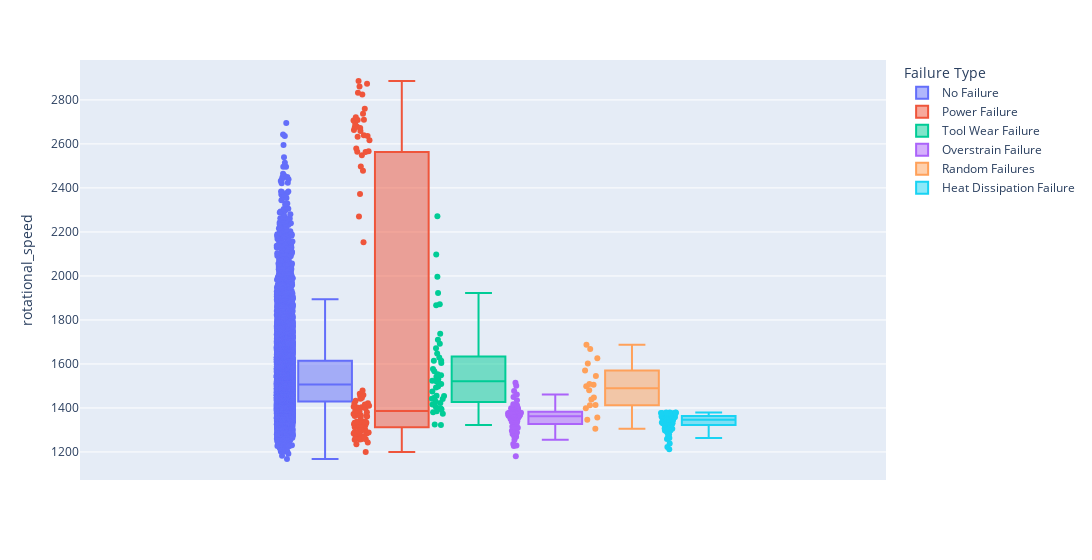

The code cell stored with this chart in its notebook:
### Code cell
create_histogram('rotational_speed')

### Figure 1 — Plotly figure (JSON) as saved in the notebook; plotly's stock layout.template omitted (floating-point values rounded to 4 significant figures; data arrays with more than 128 entries replaced by an {"elided": "..."} marker saying what was removed)
{"data": [{"alignmentgroup": "True", "boxpoints": "all", "hovertemplate": "Failure Type=No Failure<br>rotational_speed=%{y}<extra></extra>", "legendgroup": "No Failure", "marker": {"color": "#636efa"}, "name": "No Failure", "notched": false, "offsetgroup": "No Failure", "orientation": "v", "showlegend": true, "type": "box", "x0": " ", "xaxis": "x", "y": {"elided": "9652 int values"}, "y0": " ", "yaxis": "y"}, {"alignmentgroup": "True", "boxpoints": "all", "hovertemplate": "Failure Type=Power Failure<br>rotational_speed=%{y}<extra></extra>", "legendgroup": "Power Failure", "marker": {"color": "#EF553B"}, "name": "Power Failure", "notched": false, "offsetgroup": "Power Failure", "orientation": "v", "showlegend": true, "type": "box", "x0": " ", "xaxis": "x", "y": [2861, 1410, 1433, 2678, 1421, 1420, 2564, 1399, 2874, 1336, 2833, 1235, 2270, 1319, 2721, 1386, 1258, 1296, 2153, 1243, 2737, 1479, 1268, 2886, 1313, 2567, 1301, 1258, 2549, 1446, 1372, 1267, 1320, 1367, 1324, 2563, 2760, 2639, 2672, 1338, 2709, 1442, 1333, 1454, 2691, 1331, 1284, 2372, 2825, 1284, 1386, 1365, 2676, 2663, 1337, 1284, 2497, 2659, 1271, 2706, 1262, 1288, 1257, 1404, 1290, 1364, 1356, 1282, 1405, 1312, 1368, 1309, 1336, 2636, 1322, 2478, 2633, 1416, 1288, 2579, 1381, 1255, 1200, 1465, 2710, 1303, 1402, 2617, 1334, 1459, 1326, 1403, 1377, 1294, 1361], "y0": " ", "yaxis": "y"}, {"alignmentgroup": "True", "boxpoints": "all", "hovertemplate": "Failure Type=Tool Wear Failure<br>rotational_speed=%{y}<extra></extra>", "legendgroup": "Tool Wear Failure", "marker": {"color": "#00cc96"}, "name": "Tool Wear Failure", "notched": false, "offsetgroup": "Tool Wear Failure", "orientation": "v", "showlegend": true, "type": "box", "x0": " ", "xaxis": "x", "y": [1455, 1549, 1429, 1604, 1511, 1416, 1867, 1542, 1399, 1380, 1996, 1567, 1405, 1530, 1629, 1615, 1710, 1442, 1446, 1497, 1521, 1509, 1422, 1454, 1671, 1577, 1493, 1397, 1394, 1441, 1648, 1692, 1524, 2097, 1374, 1553, 1737, 1385, 1475, 1323, 1325, 1615, 1871, 1922, 2271], "y0": " ", "yaxis": "y"}, {"alignmentgroup": "True", "boxpoints": "all", "hovertemplate": "Failure Type=Overstrain Failure<br>rotational_speed=%{y}<extra></extra>", "legendgroup": "Overstrain Failure", "marker": {"color": "#ab63fa"}, "name": "Overstrain Failure", "notched": false, "offsetgroup": "Overstrain Failure", "orientation": "v", "showlegend": true, "type": "box", "x0": " ", "xaxis": "x", "y": [1282, 1412, 1348, 1362, 1405, 1373, 1501, 1289, 1372, 1385, 1316, 1400, 1362, 1365, 1371, 1354, 1310, 1365, 1327, 1390, 1384, 1378, 1329, 1515, 1345, 1299, 1417, 1379, 1269, 1285, 1355, 1378, 1270, 1227, 1351, 1383, 1340, 1401, 1359, 1256, 1363, 1365, 1411, 1477, 1450, 1369, 1339, 1236, 1399, 1379, 1312, 1380, 1461, 1362, 1372, 1296, 1270, 1336, 1368, 1272, 1335, 1399, 1229, 1376, 1181, 1369, 1340, 1396, 1354, 1398, 1373, 1367, 1287, 1435, 1317, 1352, 1360, 1337], "y0": " ", "yaxis": "y"}, {"alignmentgroup": "True", "boxpoints": "all", "hovertemplate": "Failure Type=Random Failures<br>rotational_speed=%{y}<extra></extra>", "legendgroup": "Random Failures", "marker": {"color": "#FFA15A"}, "name": "Random Failures", "notched": false, "offsetgroup": "Random Failures", "orientation": "v", "showlegend": true, "type": "box", "x0": " ", "xaxis": "x", "y": [1399, 1505, 1626, 1570, 1447, 1687, 1602, 1346, 1499, 1357, 1509, 1306, 1668, 1412, 1481, 1413, 1545, 1438], "y0": " ", "yaxis": "y"}, {"alignmentgroup": "True", "boxpoints": "all", "hovertemplate": "Failure Type=Heat Dissipation Failure<br>rotational_speed=%{y}<extra></extra>", "legendgroup": "Heat Dissipation Failure", "marker": {"color": "#19d3f3"}, "name": "Heat Dissipation Failure", "notched": false, "offsetgroup": "Heat Dissipation Failure", "orientation": "v", "showlegend": true, "type": "box", "x0": " ", "xaxis": "x", "y": [1342, 1377, 1377, 1379, 1360, 1326, 1366, 1294, 1357, 1336, 1376, 1370, 1325, 1376, 1364, 1286, 1311, 1331, 1373, 1212, 1370, 1263, 1346, 1355, 1346, 1349, 1362, 1334, 1348, 1314, 1359, 1369, 1330, 1356, 1329, 1297, 1331, 1361, 1374, 1334, 1317, 1259, 1341, 1362, 1326, 1280, 1379, 1308, 1298, 1355, 1368, 1353, 1331, 1326, 1358, 1325, 1379, 1321, 1329, 1374, 1378, 1263, 1351, 1305, 1359, 1307, 1346, 1372, 1375, 1351, 1349, 1349, 1369, 1275, 1312, 1374, 1361, 1359, 1372, 1365, 1335, 1336, 1341, 1330, 1238, 1324, 1349, 1350, 1307, 1373, 1222, 1337, 1353, 1366, 1341, 1306, 1301, 1336, 1351, 1363, 1295, 1361, 1332, 1309, 1344, 1371, 1366, 1377, 1315, 1298, 1316, 1363], "y0": " ", "yaxis": "y"}], "layout": {"boxmode": "group", "legend": {"title": {"text": "Failure Type"}, "tracegroupgap": 0}, "margin": {"t": 60}, "width": 1200, "xaxis": {"anchor": "y", "domain": [0, 1]}, "yaxis": {"anchor": "x", "domain": [0, 1], "title": {"text": "rotational_speed"}}}}
